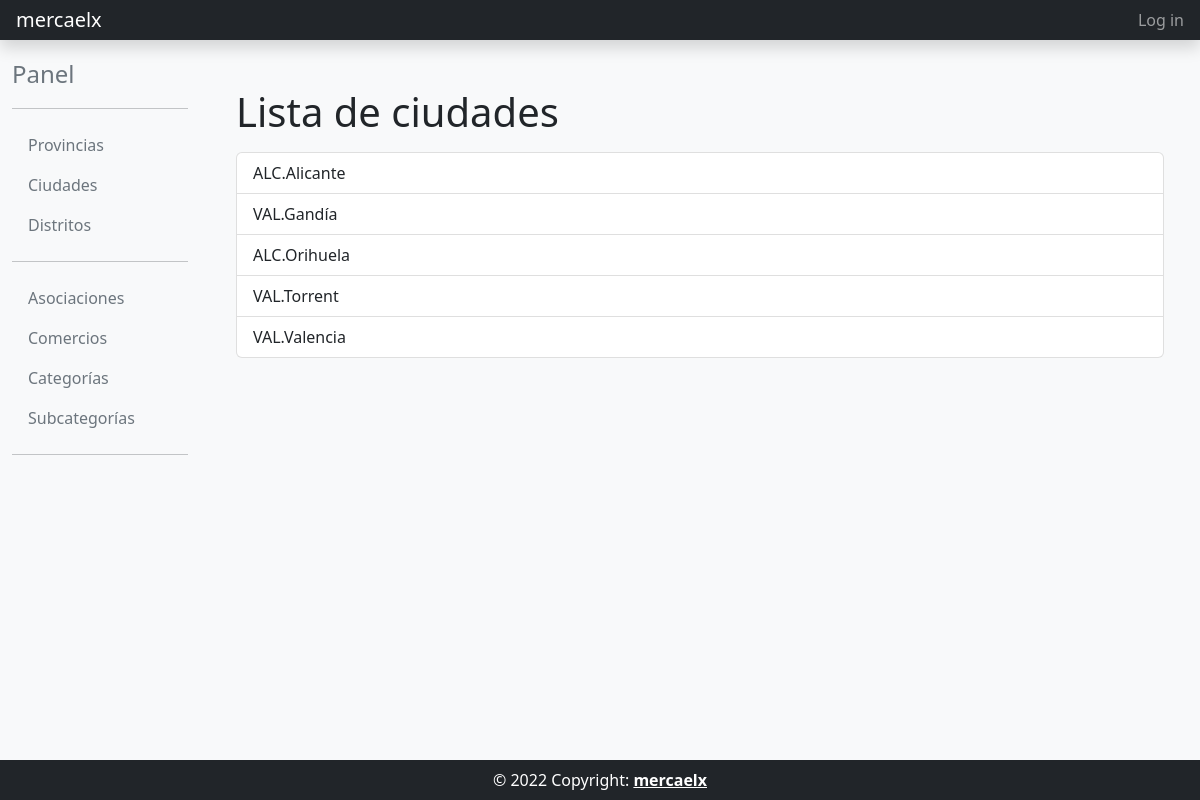
Page /ciudad_list/ on the committed database.
### core/models.py (models this page shows, shortened)
class Ciudad(models.Model):
    codigo = models.CharField(max_length=10, unique=True)
    nombre = models.CharField(max_length=256, unique=True)
    provincia = models.ForeignKey(Provincia, on_delete=models.PROTECT)
    def __str__(self):
        return f"{self.provincia.codigo}.{self.nombre[:100]}"
    class Meta:
        verbose_name = 'Ciudad'
        verbose_name_plural = 'Ciudades'
        ordering = ['nombre']

class Provincia(models.Model):
    codigo = models.CharField(max_length=10, unique=True)
    nombre = models.CharField(max_length=255, unique=True)
    class Meta:
        verbose_name = 'Provincia' # Nombre en singular
        verbose_name_plural = 'Provincias' # Nombre en plural
        ordering = ['nombre'] # Ordenar por nombre

### core/views.py (the view)
# urls.py: path('ciudad_list/', core_views.CiudadListView.as_view(), name='ciudad_list'),
class CiudadListView(ListView):
    model = Ciudad
    template_name = 'core/ciudad_list.html'

### templates/core/ciudad_list.html
{% extends "common/base_intranet.html" %}
{% block main_content %}
<div class="container">
    <h1>Lista de ciudades</h1>
    <ul class="list-group mt-3">
    {% for ciudad in object_list %}
        <a href="{% url 'ciudad_detail' ciudad.id %}" class="list-group-item list-group-item-action">{{ ciudad }}</a>
    {% empty %}
        <p>No existen ciudades.</p>
    {% endfor %}
    </ul>
</div>
{% endblock main_content %}

### rows in the picture
Ciudad: provincia+nombre "ALC.Alicante"
Ciudad: provincia+nombre "VAL.Gandía"
Ciudad: provincia+nombre "ALC.Orihuela"
Ciudad: provincia+nombre "VAL.Torrent"
Ciudad: provincia+nombre "VAL.Valencia"
